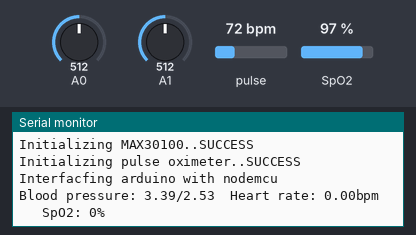
Recording of a sketch running on a simulated Arduino Uno, built with avr-gcc and run on an emulated ATmega328P. Parts: the last lines printed to the serial monitor. Inputs (shaded band) come from the test bench; at power-on: pulse 72 bpm, SpO2 97 %, A0 = 512, A1 = 512.

Above: at 1.2 s.
1.3 s: pulse set to 42 bpm
At 2.6 s:
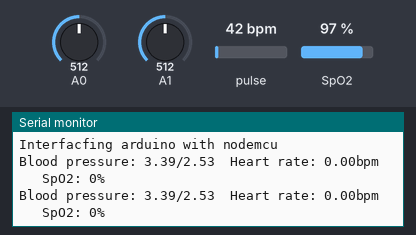
2.8 s: SpO2 set to 80 %
At 3.8 s:
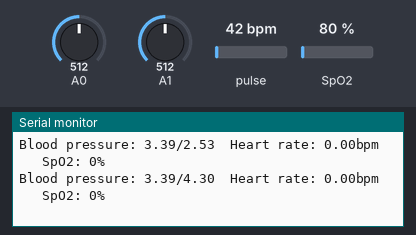
4.3 s: pulse set to 70 bpm
At 5.5 s:
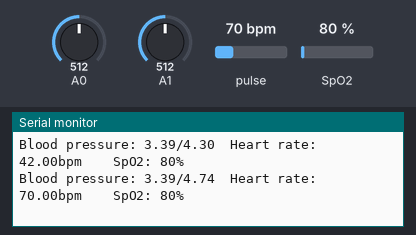
Timing chart, 0 to 7.3 s (numbered marks = the images above; inputs shaded):
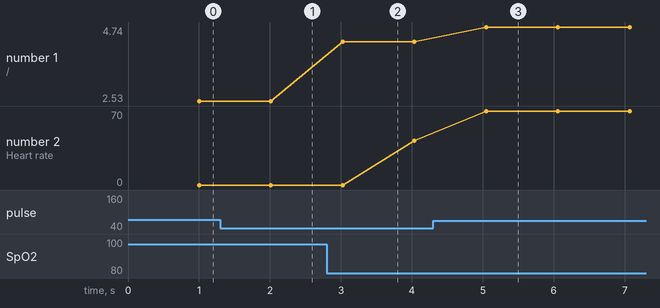

The sketch:

max30100_final.ino
```cpp
// (licence header left out)
// The example shows how to retrieve raw values from the sensor
// experimenting with the most relevant configuration parameters.
// Use the "Serial Plotter" app from arduino IDE 1.6.7+ to plot the output
#define NEO_NUM 0
#include <Wire.h>
#include "MAX30100.h"
#include "MAX30100_PulseOximeter.h"
#include <SoftwareSerial.h>

// Sampling is tightly related to the dynamic range of the ADC.
// refer to the datasheet for further info
#define SAMPLING_RATE                       MAX30100_SAMPRATE_100HZ

// The LEDs currents must be set to a level that avoids clipping and maximises the
// dynamic range
#define IR_LED_CURRENT                      MAX30100_LED_CURR_50MA
#define RED_LED_CURRENT                     MAX30100_LED_CURR_27_1MA

// The pulse width of the LEDs driving determines the resolution of
// the ADC (which is a Sigma-Delta).
// set HIGHRES_MODE to true only when setting PULSE_WIDTH to MAX30100_SPC_PW_1600US_16BITS
#define PULSE_WIDTH                         MAX30100_SPC_PW_1600US_16BITS
#define HIGHRES_MODE                        true
#define REPORTING_PERIOD_MS     1000
#define SYST_B1                 0.0020795780879109033


// Instantiate a MAX30100 sensor class
MAX30100 sensor;
PulseOximeter pulse_oxim;

const int SYST_DIAS_SIZE = 10;
float input[3]; ////last 3 readings from sensors
int input_index;
bool input_init; //whether input[] has only valid values
float diastolic[SYST_DIAS_SIZE + 1], systolic[SYST_DIAS_SIZE + 1], std_dev;
int dstlc_index, systlc_index;
bool doAnalysis = true;

float global_min = 1000.0;
int global_min_count = -1;
float global_max = 0.0;
int global_max_count = -1;
float global_min_vector[5];

uint32_t tsLastReport = 0;

SoftwareSerial sw(2, 3); // RX, TX

//pressure = b1 * value + b0
//const float SYST_B1 = 0.0020795780879109033;
const float SYST_B0 = 31.818555188385247;
const float DIAS_B1 = 0.0011065852704391192;
const float DIAS_B0 = 25.293501614815213;


float getSystolic() {
  return (systolic[SYST_DIAS_SIZE] * SYST_B1 + SYST_B0) / 10;
}

float getDiastolic() {
  return (diastolic[SYST_DIAS_SIZE] * DIAS_B1 + DIAS_B0) / 10;
}

void analyseData(float val, int index) {

  input[input_index] = val;
  input_index = (input_index + 1) % 3;

  if (isLocalMax()) {
    if (isGlobalMax()) {
      //Serial.print("MAX: ");
      //Serial.println(global_max);
      addToSystolic(input[(input_index + 1) % 3]);
    }
  }
  else if (isLocalMin()) {
    if (isGlobalMin()) {
      //Serial.print("MIN: ");
      //Serial.println(global_min);
      addToDiastolic(input[(input_index + 1) % 3]);
    }
  }
}

bool isLocalMax() {
  // function may have one of the following forms:
  // 1 - /\ or ,-
  //int previous = input_index;
  int candidate = (input_index + 1) % 3;
  //int post = (candidate + 1) % 3;
  return (input[input_index] < input[candidate] &&
          input[candidate] >= input[(candidate + 1) % 3]);
}

bool isLocalMin() {
  // function may have one of the following forms:
  // 1 - \/ or \_
  //int previous = input_index;
  int candidate = (input_index + 1) % 3;
  //int post = (candidate + 1) % 3;
  return (input[input_index] > input[candidate] &&
          input[candidate] <= input[(candidate + 1) % 3]);
}

boolean isGlobalMax() {
  if (global_max_count == -1) {
    global_max = input[(input_index + 1) % 3];
    global_max_count++;
  }
  else if (global_max >= input[(input_index + 1) % 3]) {
    global_max_count++;
    if (global_max_count == 5) {
      global_max_count = -1;
      return true;
    }
  }
  else { // input > global_max
    global_max = input[(input_index + 1) % 3];
    global_max_count = 0;
  }
  return false;
}

boolean isGlobalMin() {
  if (global_min_count != -1) {
    global_min = input[(input_index + 1) % 3];
    int i = 0;

    for (; i < 5; i++) {
      if (global_min >= global_min_vector[i]) {
        break;
      }
    }

    global_min_vector[global_min_count] = global_min;
    global_min_count = (global_min_count + 1) % 5;

    if (i == 5) {
      //then it is a global minimum
      return true;
    }

  }
  else {
    for (int i = 0; i < 5; i++) {
      if (global_min_vector[i] == 0.0) {
        global_min_vector[i] = input[(input_index + 1) % 3];
        if (i == 4) {
          global_min_count = 0;
        }
        break;
      }
    }
  }

  return false;
}

void addToSystolic(float val) {
  //computes mean
  systolic[SYST_DIAS_SIZE] -= systolic[systlc_index] / SYST_DIAS_SIZE;
  systolic[SYST_DIAS_SIZE] += val / SYST_DIAS_SIZE;

  //adds to list
  systolic[systlc_index] = val;

  //updates index
  systlc_index = (systlc_index + 1) % SYST_DIAS_SIZE;

  //Serial.print("Syst: ");
  //Serial.println(systolic[SYST_DIAS_SIZE] * SYST_B1 + SYST_B0);
}

void addToDiastolic(float val) {
    //computes mean
    diastolic[SYST_DIAS_SIZE] -= diastolic[dstlc_index] / SYST_DIAS_SIZE;
    diastolic[SYST_DIAS_SIZE] += val / SYST_DIAS_SIZE;

    //adds to list
    diastolic[dstlc_index] = val;

    //updates index
    dstlc_index = (dstlc_index + 1) % SYST_DIAS_SIZE;

    //Serial.print("Dias: ");
    //Serial.println(diastolic[SYST_DIAS_SIZE] * DIAS_B1 + DIAS_B0);
}

/*void updateStdDev() {
  if (systlc_init && dstlc_init) {
    std_dev = systolic[10] - diastolic[10];
    std_dev /= 1.4142; // approx. sqrt(2)
  }
}*/

void setup()
{
    Serial.begin(115200);

    Serial.print("Initializing MAX30100..");

    // Initialize the sensor
    // Failures are generally due to an improper I2C wiring, missing power supply
    // or wrong target chip
    if (!sensor.begin()) {
        Serial.println("FAILED");
        for(;;);
    } else {
        Serial.println("SUCCESS");
    }

    // Set up the wanted parameters
    sensor.setMode(MAX30100_MODE_SPO2_HR);
    sensor.setLedsCurrent(IR_LED_CURRENT, RED_LED_CURRENT);
    sensor.setLedsPulseWidth(PULSE_WIDTH);
    sensor.setSamplingRate(SAMPLING_RATE);
    sensor.setHighresModeEnabled(HIGHRES_MODE);


    Serial.print("Initializing pulse oximeter..");

    // Initialize the PulseOximeter instance
    // Failures are generally due to an improper I2C wiring, missing power supply
    // or wrong target chip
    if (!pulse_oxim.begin()) {
        Serial.println("FAILED");
        for(;;);
    } else {
        Serial.println("SUCCESS");
    }

     Serial.println("Interfacfing arduino with nodemcu");
     sw.begin(115200);

    reset();
}

void reset() {
  for (int i = 0; i < 5; i++) {
    global_min_vector[i] = 0.0;
  }

  for (int i = 0; i < SYST_DIAS_SIZE + 1; i++) {
    //stores the last 10 pulse beats/pressure
    diastolic[i] = 0.0;
    systolic[i] = 1023.0;
    //last value (11th) is the mean
  }
  dstlc_index = 0;
  systlc_index = 0;
  std_dev = 0; //standard deviation

  for (int i = 0; i < 3; i++) {
    input[i] = -1.0; //last 3 readings from sensors
  }
  input_index = 0;
  input_init = false;

}

void readNoise(int& signalMax, int& signalMin){
    int sample = analogRead(A0);

    if (sample > signalMax)
    {
      signalMax = sample;  // save just the max levels
    }
    else if (sample < signalMin)
    {
      signalMin = sample;  // save just the min levels
    }
}

 int signalMin = 1024;
    int signalMax = 0;

//double readNoise(){
//  unsigned long startMillis= millis();  // Start of sample window
//
//  int sample;
//  int signalMax = 0;
//  int signalMin = 1024;
//
//  // collect data for 50 mS
//  while (millis() - startMillis < 1000){
//     sample = analogRead(A0);
//     if (sample > signalMax)
//        signalMax = sample;
//     else if (sample < signalMin)
//        signalMin = sample;
//  }
//  Serial.print("MAX: "+String(signalMax)+"\tMIN: "+String(signalMin)+"\tDB:");
//  return 20.0*log10(signalMax - signalMin);  // max - min = peak-peak amplitude
//}
void loop()
{
    uint16_t ir, red;

    sensor.update();
    pulse_oxim.update();

    while (sensor.getRawValues(&ir, &red)) {
        /*Serial.print(ir);
        Serial.print('\t');
        Serial.println(red);*/
        analyseData(ir, 0);
        //analyseData(red, 1);
    }

   readNoise(signalMax,signalMin);

    if (millis() - tsLastReport > REPORTING_PERIOD_MS) {

        Serial.print("Blood pressure: ");
        Serial.print(getSystolic());
        Serial.print("/");
        Serial.print(getDiastolic());
        Serial.print("\tHeart rate: ");
        Serial.print(pulse_oxim.getHeartRate());
        Serial.print("bpm \t SpO2: ");
        Serial.print(pulse_oxim.getSpO2());
        Serial.println("%");

        sw.print("alarm=");
        sw.print(0);
        sw.print("&num=");
        sw.print(NEO_NUM);
        sw.print("&syst=");
        sw.print(getSystolic());
        sw.print("&dias=");
        sw.print(getDiastolic());
        sw.print("&bpm=");
        sw.print(pulse_oxim.getHeartRate());
        sw.print("&spo2=");
        sw.print(pulse_oxim.getSpO2());
        sw.print("&noise=");
        sw.print(20.0*log10(signalMax - signalMin));
        sw.print("&temp=");
        sw.print((analogRead(A1)*500.0)/1024);
        sw.print("\r");

        //double ppp=signalMax - signalMin;
        //Serial.println("WTF:"+String(analogRead(A0))+"\tMAX: "+String(signalMax)+"\tMIN: "+String(signalMin)+"\tDB: "+String(20.0*log10(ppp)));
        signalMin = 1024;
        signalMax = 0;

        tsLastReport = millis();
    }


}
```

Measured:
- after the input at 4.3 s, the serial monitor: prints a new line after 0.75 s (image 3)
- plotted number 2: 42 → 70 after the input at 4.3 s
